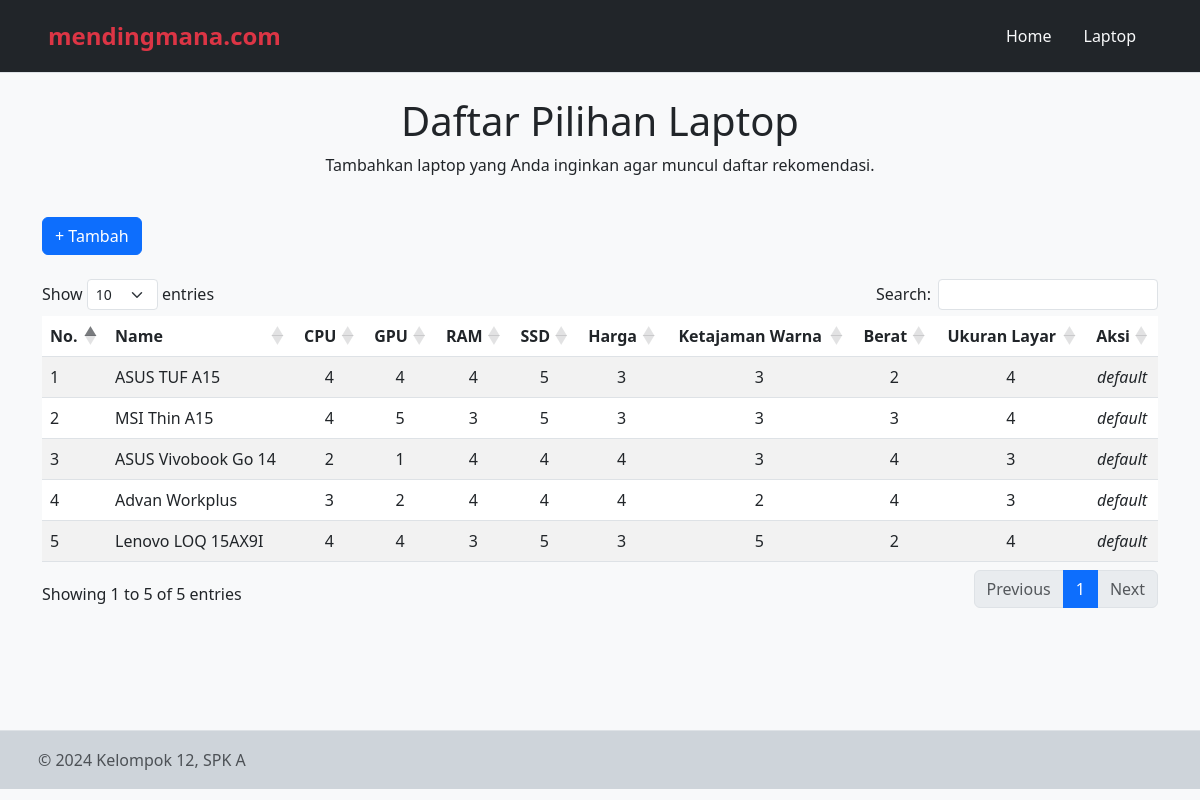
Screenshot of /laptop.php with the database file from the repository.
### tables this page shows
CREATE TABLE `laptop` (
  `id` int NOT NULL,
  `nama` varchar(100) NOT NULL,
  `cpu` int NOT NULL,
  `gpu` int NOT NULL,
  `ram` int NOT NULL,
  `ssd` int NOT NULL,
  `harga` int NOT NULL,
  `ketajaman_warna` int NOT NULL,
  `berat` int NOT NULL,
  `ukuran_layar` int NOT NULL
);

### Model/Database.php (called while the page is built, shortened)
<?php
class Database
{
  public $host = HOST;
  public $user = USER;
  public $password = PASSWORD;
  public $database = DATABASE;
  public $link;
  public function dbConnect()
  {
    $this->link = mysqli_connect($this->host, $this->user, $this->password, $this->database);
  }
  public function select($query)
  {
    $result = mysqli_query($this->link, $query) or die($this->link->error . __LINE__);
    if (mysqli_num_rows($result) > 0) {
      return $result;
    } else {
      return false;
    }
  }
}
?>

### laptop.php (the view, shortened to what this page needs)
<?php
include ('Model/Database.php');
$db = new Database();
$sql = "SELECT * FROM laptop";
$results = $db->select($sql);
?>
<!DOCTYPE html>
<html lang="en">
<head>
  <link href="https://cdn.jsdelivr.net/npm/bootstrap@5.3.3/dist/css/bootstrap.min.css" rel="stylesheet"
>
  <link rel="stylesheet"
    href="https://cdnjs.cloudflare.com/ajax/libs/bootstrap-icons/1.10.0/font/bootstrap-icons.min.css">
  <link rel="stylesheet" href="https://cdn.datatables.net/1.11.5/css/dataTables.bootstrap5.min.css">
  <link rel="stylesheet" href="https://cdnjs.cloudflare.com/ajax/libs/twitter-bootstrap/5.3.0/css/bootstrap.min.css">
</head>
<body class="bg-body-tertiary">
  <?php include ('component/header.php'); ?>
  <main class="container">
    <div class="row">
      <div class="col-md-12">
        <h1 class="text-center">Daftar Pilihan Laptop</h1>
        <p class="text-center">Tambahkan laptop yang Anda inginkan agar muncul daftar rekomendasi.</p>
        <br>
        <a href="" class="btn btn-primary" data-bs-toggle="modal" data-bs-target="#modalTambah">+ Tambah</a><br><br>
        <table id="example" class="table table-striped" style="width:100%">
          <thead>
            <tr>
              <th>No.</th>
              <th>Name</th>
              <th class="text-center">CPU</th>
              <th class="text-center">GPU</th>
              <th class="text-center">RAM</th>
              <th class="text-center">SSD</th>
              <th class="text-center">Harga</th>
              <th class="text-center">Ketajaman Warna</th>
              <th class="text-center">Berat</th>
              <th class="text-center">Ukuran Layar</th>
              <th class="text-center">Aksi</th>
            </tr>
          </thead>
          <tbody>
            <?php
            $number = 0;
            foreach ($results as $result):
              $number++;
              ?>
              <tr>
                <td><?= $number; ?></td>
                <td><?= $result['nama']; ?></td>
                <td class="text-center"><?= $result['cpu']; ?></td>
                <td class="text-center"><?= $result['gpu']; ?></td>
                <td class="text-center"><?= $result['ram']; ?></td>
                <td class="text-center"><?= $result['ssd']; ?></td>
                <td class="text-center"><?= $result['harga']; ?></td>
                <td class="text-center"><?= $result['ketajaman_warna']; ?></td>
                <td class="text-center"><?= $result['berat']; ?></td>
                <td class="text-center"><?= $result['ukuran_layar']; ?></td>
                <?php
                if ($number > 5) {
                  ; ?>
                  <td class="text-center"><a href="?del=<?= $result['id']; ?>" class="btn btn-sm btn-danger"
                      onclick="return confirm('Do you want to delete?')">Hapus</a></td>
                <?php } else { ?>
                  <td class="fw-lighter fst-italic text-center">default</td>
                  <?php
                }
                ; ?>
              </tr>
              <?php
            endforeach;
            ?>
          </tbody>
        </table>
      </div>
    </div>
  </main>
  <br><br><br>
  <?php include ('component/footer.php'); ?>
</html>

### component/header.php
<header class="d-flex flex-wrap justify-content-center py-3 mb-4 border-bottom bg-dark">
  <a href="/index.php"
    class="d-flex align-items-center mb-3 mb-md-0 me-md-auto link-body-emphasis text-decoration-none">
    <svg class="bi me-2" width="40" height="32">
      <use xlink:href="#bootstrap"></use>
    </svg>
    <span class="fs-4 fw-bold text-danger">mendingmana.com</span>
  </a>
  <ul class="nav nav-pills pe-5">
    <li class="nav-item"><a href="index.php" class="nav-link text-light" aria-current="page">Home</a></li>
    <li class="nav-item"><a href="laptop.php" class="nav-link text-light">Laptop</a></li>
  </ul>
</header>

### component/footer.php
<footer class="d-flex flex-wrap justify-content-between align-items-center py-3 mt-5 border-top bg-dark-subtle ">
  <div class="col-md-4 d-flex align-items-center">
    <a href="/" class="mb-3 me-2 mb-md-0 text-body-secondary text-decoration-none lh-1">
      <svg class="bi" width="30" height="24">
        <use xlink:href="#bootstrap"></use>
      </svg>
    </a>
    <span class="mb-3 mb-md-0 text-body-secondary">© 2024 Kelompok 12, SPK A</span>
  </div>
  <ul class="nav col-md-4 justify-content-end list-unstyled d-flex">
    <li class="ms-3"><a class="text-body-secondary" href="#"><svg class="bi" width="24" height="24">
          <use xlink:href="#twitter"></use>
        </svg></a></li>
    <li class="ms-3"><a class="text-body-secondary" href="#"><svg class="bi" width="24" height="24">
          <use xlink:href="#instagram"></use>
        </svg></a></li>
    <li class="ms-3"><a class="text-body-secondary" href="#"><svg class="bi" width="24" height="24">
          <use xlink:href="#facebook"></use>
        </svg></a></li>
  </ul>
</footer>

### rows the page displays
laptop: nama "ASUS TUF A15", cpu "4", gpu "4", ram "4", ssd "5", harga "3", ketajaman_warna "3", berat "2", ukuran_layar "4"
laptop: nama "MSI Thin A15", cpu "4", gpu "5", ram "3", ssd "5", harga "3", ketajaman_warna "3", berat "3", ukuran_layar "4"
laptop: nama "ASUS Vivobook Go 14", cpu "2", gpu "1", ram "4", ssd "4", harga "4", ketajaman_warna "3", berat "4", ukuran_layar "3"
laptop: nama "Advan Workplus", cpu "3", gpu "2", ram "4", ssd "4", harga "4", ketajaman_warna "2", berat "4", ukuran_layar "3"
laptop: nama "Lenovo LOQ 15AX9I", cpu "4", gpu "4", ram "3", ssd "5", harga "3", ketajaman_warna "5", berat "2", ukuran_layar "4"
